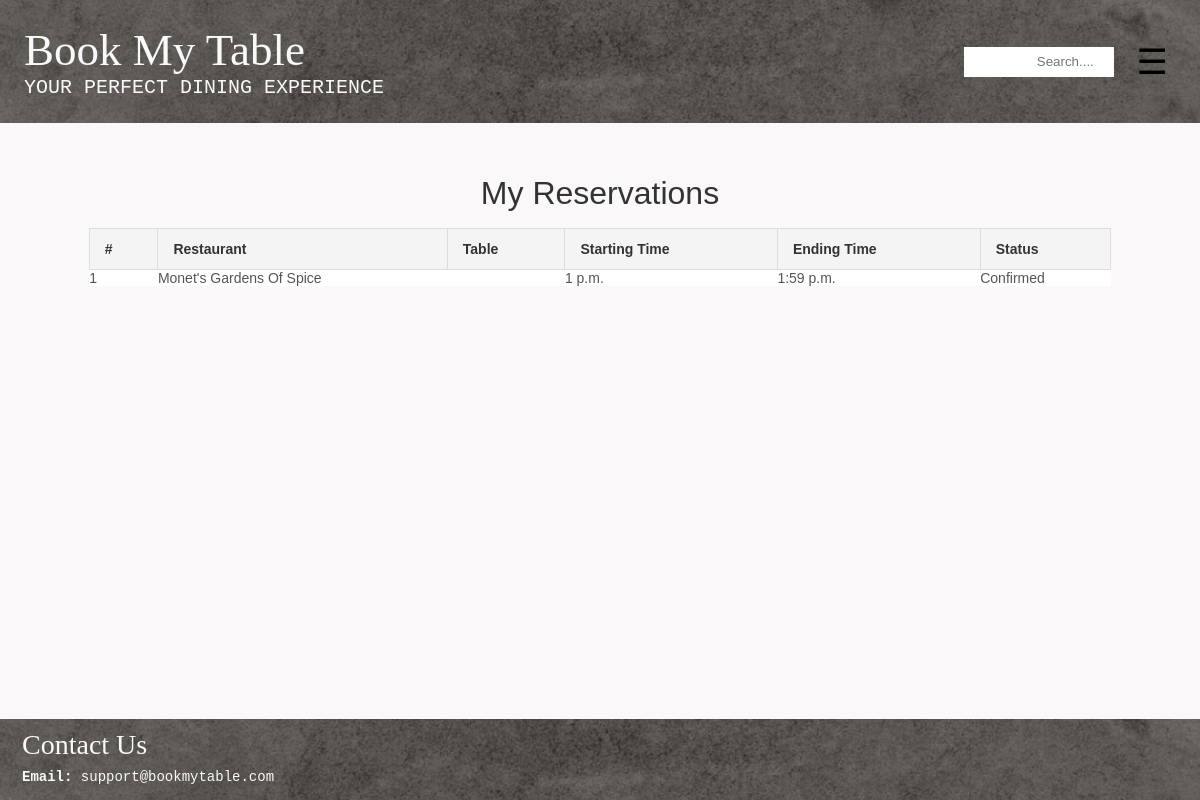
Before: /my-reservations/ (signed in) with the older database file.
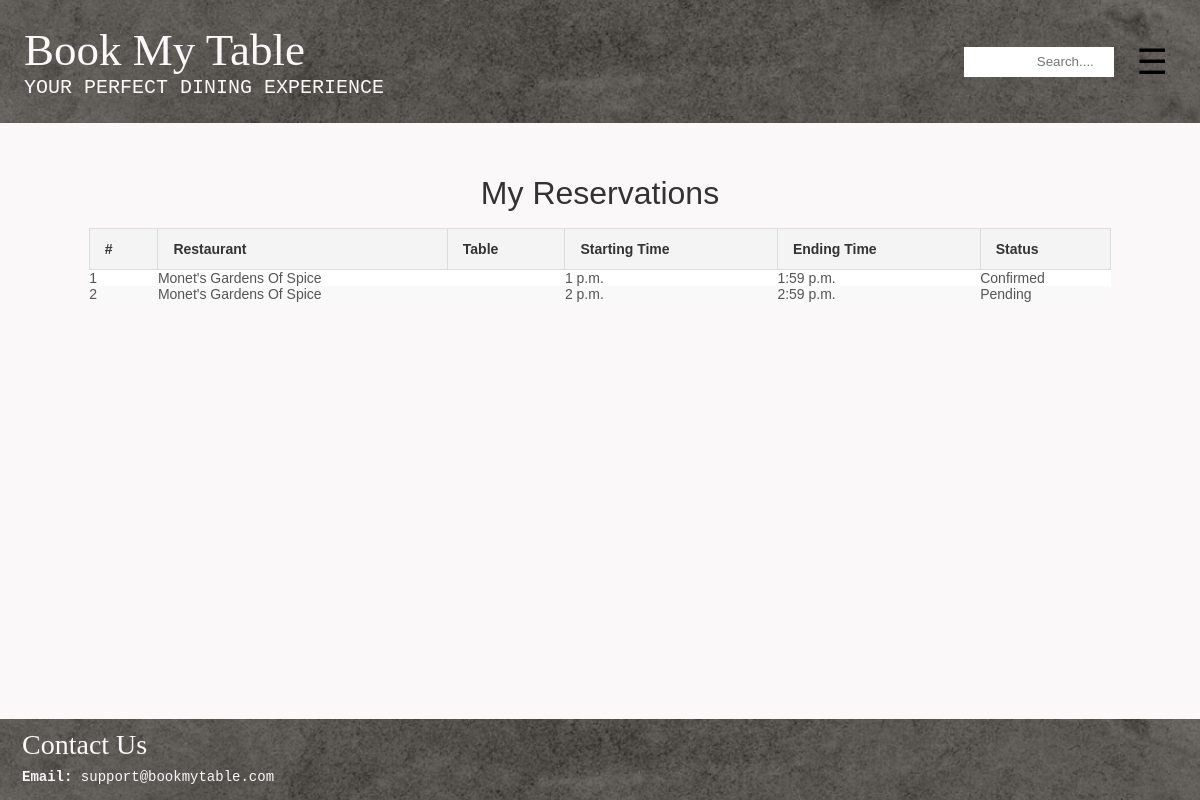
After: the same page with the newer database file.
### reservation/models.py (models this page shows, shortened)
class Reservation(models.Model):
    customer = models.ForeignKey(
        settings.AUTH_USER_MODEL,
        on_delete=models.CASCADE,
        limit_choices_to={'is_customer': True},  # Ensure only customers can be linked
        related_name="reservations"
    )
    restaurant = models.ForeignKey(
        Restaurant,  # Reference to the restaurant
        on_delete=models.CASCADE,
        related_name="reservations"
    )
    table = models.ForeignKey(
        Table,  # Reference to the selected table
        on_delete=models.CASCADE,
        related_name="reservations",
        default=1
    )
    starting_time = models.TimeField()
    ending_time = models.TimeField()
    reservation_status = models.CharField(max_length=20, default='Pending')

### restaurant/models.py (models this page shows, shortened)
class Restaurant(models.Model):
    R_ID = models.AutoField(primary_key=True)
    R_Name = models.CharField(max_length=100)
    owner = models.OneToOneField('users.Owner', on_delete=models.CASCADE, related_name='restaurant')
    R_EmailAddress = models.EmailField(unique=True)
    R_ContactNumber = models.CharField(unique = True, max_length=15)
    R_Address = models.TextField() # this will allow for multiple addresses too
    R_Description = models.TextField(blank=True, null=True) #can be left blank, will store NULL if no value exists
    R_CuisineTypes = models.CharField(max_length=100)
    R_ReservationCost = models.DecimalField(max_digits=10, decimal_places=2)
    R_OpenHours = models.CharField(max_length=100) # e.g "Mon-Fri: 9:00AM - 8PM"
    Rating = models.DecimalField(decimal_places=2, default=0.0, max_digits=100)
    NetRevenue = models.DecimalField(max_digits=15, decimal_places=2, default=0.0)

### users/views.py (the view)
# urls.py: path('my-reservations/', views.my_reservations, name='my_reservations'),
@login_required
def my_reservations(request):
    user = request.user
    if user.is_customer:
        reservations = Reservation.objects.filter(customer=user)
    elif user.is_owner:
        reservations = Reservation.objects.filter(restaurant__owner=user)
    else:
        reservations = []
    return render(request, 'users/my_reservations.html', {'reservations': reservations})

### users/templates/users/my_reservations.html (shortened to what this page needs)
{% extends 'layout.html' %}
{% block content %}
<div class="myreservations_table-container">
    <h2 class="card-header text-center">My Reservations</h2>
    {% if reservations %}
        <table class="myreservations_table">
            <thead>
                <tr>
                    <th>#</th>
                    <th>Restaurant</th>
                    <th>Table</th>
                    <th>Starting Time</th>
                    <th>Ending Time</th>
                    <th>Status</th>
                </tr>
            </thead>
            <tbody>
                {% for reservation in reservations %}
                <tr>
                    <td>{{ forloop.counter }}</td>
                    <td>{{ reservation.restaurant.R_Name }}</td>
                    <td>{{ reservation.table.table_number }}</td>
                    <td>{{ reservation.starting_time }}</td>
                    <td>{{ reservation.ending_time }}</td>
                    <td>{{ reservation.reservation_status }}</td>
                </tr>
                {% endfor %}
            </tbody>
        </table>
    {% else %}
        <p>No reservations found.</p>
    {% endif %}
</div>
{% endblock %}

### templates/layout.html (shortened to what this page needs)
 {% load static %}
<!DOCTYPE html>
<html lang="en">
<head>
    <link rel="stylesheet" href="{% static 'style.css' %}">
    <link href="https://cdnjs.cloudflare.com/ajax/libs/font-awesome/6.0.0-beta3/css/all.min.css" rel="stylesheet">
</head>
<body>
    <header>
        <div class="header-title">
            <a href="{% if user.is_customer %}{% url 'all_restaurant' %}{% elif user.is_owner %}{% url 'owner_dashboard' %}{% else %}{% url 'select_user_type' %}{% endif %}" class="logo-link">
                <h1 class="logo">Book My Table</h1>
            </a>
            <p class="catchphrase">Your perfect dining experience</p>
        </div>
        <div class="header-right">
            <input type="text" placeholder=" Search....    " class="search-bar">
            <button class="menu-btn" onclick="toggleMenu()">☰</button>
        </div>
    </header>
    <main>
        {% block content %}
        {% endblock %}
    </main>
    <footer>
        <div class="footer-content">
            <h3>Contact Us</h3>
            <p><strong>Email:</strong> support@bookmytable.com</p>
        </div>
    </footer>
</body>
</html>

### static/style.css (style rules this page uses)
.myreservations_table-container { margin: 20px auto; max-width: 90%; overflow-x: auto; }
.myreservations_table { width: 100%; border-collapse: collapse; font-family: Arial, sans-serif; font-size: 14px; text-align: left; }
.myreservations_table th, .table td { padding: 12px 15px; border: 1px solid #ddd; }
.myreservations_table th { background-color: #f4f4f4; color: #333; font-weight: bold; }
.myreservations_table tr:nth-child(even) { background-color: #f9f9f9; }
.myreservations_table tr:nth-child(odd) { background-color: #fff; }
.myreservations_table td { color: #555; }
* { margin: 0; padding: 0; box-sizing: border-box; }
html, body { height: 100%; margin: 0; }
main { flex: 1; padding: 2rem; }
body { font-family: Arial, sans-serif; background-color: #faf8f8; color: #333; display: flex; flex-direction: column; }
.logo { font-family: "Brush Script MT", cursive; font-size: 45px; font-weight: lighter; margin: 0; }
.catchphrase { font-family: monospace; font-size: 20px; margin: 0; text-transform: uppercase; font-weight: lighter; }
.logo-link { text-decoration: none; color: inherit; display: inline-block; }
header { height: 200; color: #faf8f8; padding: 2%; display: flex; justify-content: space-between; align-items: center; background-image: url("/static/images/header-bg.png"); background-size:cover; background-position: center; position: relative; }
.header-title { display: flex; text-align: left; flex-direction: column; align-items: flex-start; }
.header-right { display: flex; justify-content: flex-end; align-items: center; gap: 5px; }
h1 { font-size: 4rem; margin: 0 auto; font-family: Arial, Helvetica, sans-serif; }
.search-bar { padding: none; border: none; border-radius: 0; width: 60%; height: 30px; margin-right: 10px; padding: 5px; text-align: right; }
.menu-btn { background-color:#faf8f8; padding: 0.5rem 0.5rem; cursor: pointer; border-radius: 1px; border-color: black; top: 2%; left:2%; font-size: 35px; background: none; border: none; color: rgb(0, 0, 0); cursor: pointer; text-align: right; }
footer { background-image: url("/static/images/header-bg.png"); background-size:cover; background-position: center; position: relative; display: flex; justify-content: space-between; align-items: left; color: #faf8f8; padding: 2px; text-align: left; margin-top: auto; }
footer h3 { font-family: "Brush Script MT", cursive; font-weight: lighter; margin-top: 8px; margin-bottom: 6px; font-size: 28px; margin-left: 20px; }
footer p { font-family:monospace; font-size: 14px; line-height: 1.5; margin-left: 20px; margin-bottom: 10px; }
.text-center { text-align: center; }
.card-header { font-size: 2rem; font-weight: lighter; margin-bottom: 1rem; }

Changed rows visible on the page:
added Reservation: restaurant.R_Name "Monet's Gardens Of Spice", starting_time "2 p.m.", ending_time "2:59 p.m.", reservation_status "Pending"
